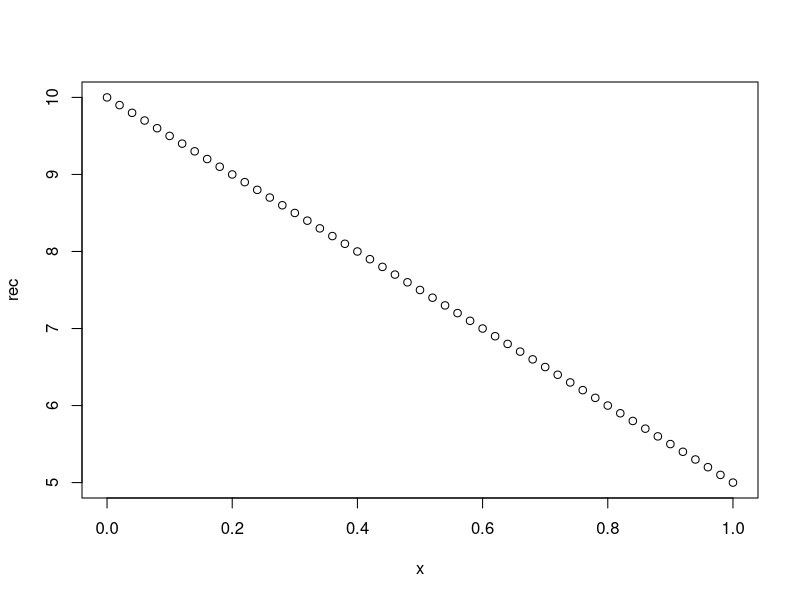
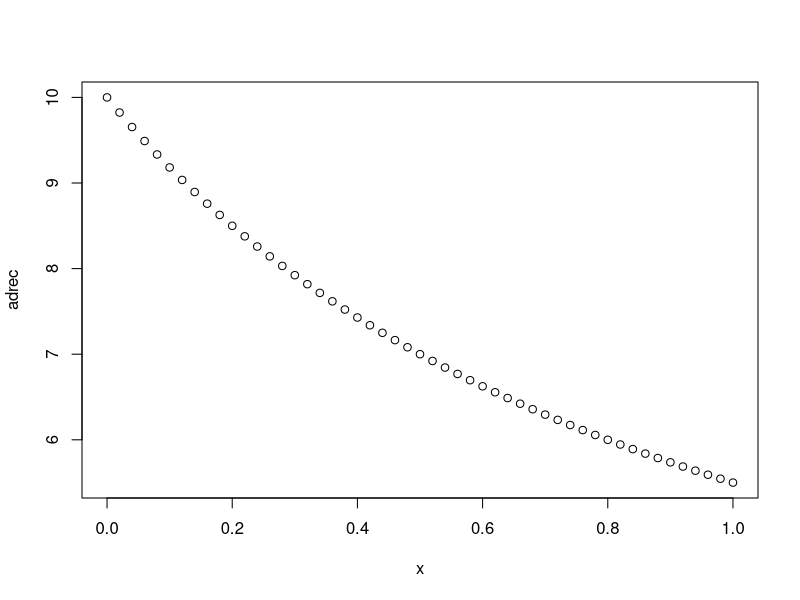

These charts were generated, in order, by the following R code: (Note: this script raises an error after producing the figures.)
#Code to simulate an individual-based wolf population. Since the number of packs 
#is estimated by POM, I will start with the number of packs on the landscape. 
#Using the mean pack size I will determine the number of indivudals that make up 
#each pack. This code was adapted from Josh Nowak's code. 
#############################################################################################


#First I need to create a starting IB wolf population where indiviudals are 
#characterized by individual ID, pack ID, sex, and stage (Breeder or Non-breeder). 
#######################################
require(dplyr)
require(tidyr)

#Number of packs
n.packs<-20

#Determine pack size from mean pack size. Could also use negative binomial or 
#lognormal
pack.size<-rpois(n.packs, 5.5)

#Fix the cases where there are less than 2 individuals per pack
pack.size[pack.size<2]<-2

#Determine sex of the individuals in each pack and assign pack id number
wolf.pop<-bind_rows(lapply(1:n.packs, function(i){
  data.frame(sex=c(rep("F", floor(pack.size[i]/2)), 
                   rep("M", ceiling(pack.size[i]/2))), pack=i, stringsAsFactors=F)
}))

#Add individual id and choose breeders by sex and pack
wolf.pop<- wolf.pop %>% mutate(id=1:n()) %>% group_by(pack, sex) %>% 
  mutate(stage = rmultinom(1, size=1, prob=rep(1/n(), n()))[,])
wolf.pop$stage[wolf.pop$stage==1]<-"B"
wolf.pop$stage[wolf.pop$stage==0]<-"NB"





#Now that I have the starting wolf population set up the functions I will use to 
#simulate wolf population dynamics
#####################################


#Reproduction function
##########################

#This function produces pups for each specfic pack based on a mean litter size. 
#Eventually I could also make the number of pups born per pack be a function of 
#pack attributes. The function creates a new data frame for the pack pups and 
#then adds it to the wolf population.

reproduction<-function(wolf.pop, litter.size){
  n.pups<-matrix(NA, nrow=length(unique(wolf.pop$pack)), ncol=2)
  colnames(n.pups)<-c("pups", "pack")
  #prob.breed<-rbinom(length(unique(wolf.pop$pack)), 1, prob=0.95)
  for(i in 1:length(unique(wolf.pop$pack))){
    #Determine number of pups using mean litter size and then assign the pack 
    #number
    n.pups[i,1]<-rpois(1, litter.size)
    n.pups[,2]<-unique(wolf.pop$pack)
  }
  
  #Make data frame called pack.pups that repeats the pack id for each pup in the 
  #pack, then assign stage, sex, and id number to each pup. 
  n.pups<-as.data.frame(n.pups)
  pack.pups<-n.pups[rep(row.names(n.pups), n.pups$pups), ] %>% mutate(stage="P") %>% 
    group_by(pack) %>% 
    mutate(sex=ifelse(rbinom(n(), size=1, prob=0.5)==1, "M", "F"))
  pack.pups<-pack.pups %>% ungroup() %>%
    mutate(id=seq(max(wolf.pop$id)+1,length.out=nrow(pack.pups)))
  
  #Get rid of the pups column and add the pups to the wolf population. 
  pack.pups$pups<-NULL
  wolf.pop<-bind_rows(wolf.pop, pack.pups) %>% arrange(pack, stage)
  
  wolf.pop <- ungroup(wolf.pop)
}


#Harvest function
######################

#Harvest function takes the wolf population which will now include adults and pups
#and applys randomly based on proportion of each class in the population plus
#an added vulnerability for pups to be harvested. It also takes the argument
#harvest rate, which for now is just the percentage of the population that is 
#removed. 

harvest<-function(wolf.pop, harv.rate){
  #The probability of being a breeder given you are an adult. This will be used 
  #later to determine the probability of a breeder being harvested. This assumes 
  #that breeders and non breeders have an equal probability of being harvested 
  #conditional on the proportion of breeders in the adult population.
  prob.breed<-length(wolf.pop$stage[wolf.pop$stage=="B"])/
    length(wolf.pop$stage[wolf.pop$stage!="P"])
  
  #The probability of harvesting a pup is determined by the propotion of pups in 
  #the population and a stupidity factor. Right now the stupidity factor is a 
  #constant 0.10. 
  prob.pup<-length(wolf.pop$stage[wolf.pop$stage=="P"])/
    nrow(wolf.pop) + 0.10
  
  #Harvest rate for any one stage depends on thier frequency in the population 
  #and total harvest rate. As stated above, pups have an additional stupidity
  #factor. 
  prob.harv.pup<-prob.pup*harv.rate
  prob.harv.nb<-(1-prob.pup)*(1-prob.breed)*harv.rate
  prob.harv.b<-(1-prob.pup)*prob.breed*harv.rate
  
  
  #This is making harvest probabilistic, for right now I want total control, but 
  #to randomly select which individuals get harvested. 
  
  wolf.pop<-wolf.pop %>% group_by(stage) %>% 
    mutate(harvest=rbinom(n(), size=1, 
                          prob=ifelse(wolf.pop$stage=="P", 
                                      prob.harv.pup, 
                                      ifelse(wolf.pop$stage=="NB",
                                             prob.harv.nb, prob.harv.b))))
  
}



#Transition and recruitment
#####################################


recruit<-function(wolf.pop){
  
  wolf.packs<-wolf.pop %>% gather(pack, id)
  
    
    
    array(NA, dim=c(1, ncol(wolf.pop), length(unique(wolf.pop$pack))))
  for(i in 1:nrow(wolf.pop)){
    for(j in 1:ncol(wolf.pop)){
      for(k in 1:unique(length(wolf.pop$pack))){
        packs[,,k]<- wolf.pop %>% filter(pack==wolf.pop$pack[,,i])
      }
    }
  }
  
}








##### I have no idea what this is ####

x<-seq(0,1, by=0.02)
m<-5
b<-10
rec<--m*x+b
plot(x, rec)

a<-10
adrec<-(a+x)/(x+1)
plot(x, adrec)

for(t in 2:Time){
  N.ad[t]<-round(N.ad[t-1]*(S.ad-(1-prob.harv.pups[t-1])*HC))+
    round(N.pups[t-1]*(S.pups-prob.harv.pups[t-1]*HC))
  N.pups[t]<-round(packs*l)
  N.breed[t]<-packs*2
  N.help[t]<-N.ad[t]-N.breed[t]
  prob.harv.pups[t]<-N.pups[t-1]/(N.ad[t-1]+N.pups[t-1])+0.25
  Pb[t]<-N.breed[t]/N.ad[t]

}





#### Failed harvest code ####
#wolf.pop<-wolf.pop %>% group_by(stage) %>% 
# mutate(harvest=0)


#wolf.pop$harvest[wolf.pop$stage=="P"][sample.int
#   (length(wolf.pop$stage[wolf.pop$stage=="P"]), 
#   length(wolf.pop$stage[wolf.pop$stage=="P"])*prob.harv.pup, 
#  prob=rep(prob.harv.pup, length(wolf.pop$stage[wolf.pop$stage=="P"])))]<-1
#wolf.pop$harvest[wolf.pop$stage=="NB"][sample.int
#   (length(wolf.pop$stage[wolf.pop$stage=="NB"]), 
#   length(wolf.pop$stage[wolf.pop$stage=="NB"])*prob.harv.nb, 
#  prob=rep(prob.harv.nb, length(wolf.pop$stage[wolf.pop$stage=="NB"])))]<-1
#wolf.pop$harvest[wolf.pop$stage=="B"][sample.int
#   (length(wolf.pop$stage[wolf.pop$stage=="B"]), 
#   length(wolf.pop$stage[wolf.pop$stage=="B"])*prob.harv.b, 
#  prob=rep(prob.harv.b, length(wolf.pop$stage[wolf.pop$stage=="B"])))]<-1







#### Josh's code ####

###########################################################L
#Simulate an individual-based wolf population: Josh's code
##########################################################L
require(dplyr)
#  Number of individuals and packs known, pack size unknown

#  Number of individuals
nind <- 100

#  Number of packs
npacks <- 10

#  Expected mean pack size 
nind/npacks

#  Create a data.frame to hold all of the individuals and their attributes
#  Then assign each animal to a pack
#  Then assign sex with equal probability of M and F
#  Then choose breeder status if both sexes occur in the same pack
df <- data.frame(id = 1:nind) %>%
  mutate(pack = sample(1:npacks, nind, replace = T),
         sex = sample(c("M", "F"), n(), replace = T)) %>%
  group_by(pack, sex) %>%
  mutate(breeder = rmultinom(1, size = 1, prob = rep(1/n(), n()))) %>%
  #  Fix the cases where only one sex occurs in a pack
  group_by(pack) %>%
  mutate(breeder = replace(breeder, length(unique(sex)) < 2, 0),
         breeder = as.logical(breeder))

#  Pack sizes - increase npacks to reduce?  
#  Or build a recursive function that describes the probability of pack 
#   membership as a function of existing packs on the landscape and current pack membership
table(df$pack)		

#  View one pack, the third just cuz
p3 <- filter(df, pack == 3)
print(p3)

#  Summarize pack composition
table(p3$sex, p3$breeder)

#  Table breeder status by sex
table(df$sex, df$breeder)

#####################################################L




#One biological argument would suggest that we should begin with 100 individuals and create pairs of breeders.  OTOH, if the population has been going for a while then we can put a number of packs on the ground, populate the packs with a mean number of individuals and then assign two of the animals breeder status.  Something like....

######################################################L
npacks <- 10

#  Grow packs by mean pack size, negative binomial or lognormal would also work,
#   I am being a little lazy
pack_size <- rpois(npacks, 6)

#  Fake truncation so pack has at least two members
pack_size[pack_size < 2] <- 2

#  Populate each pack
df <- bind_rows(lapply(1:npacks, function(i){ 
  #  I assigned sex a different way here, it will make sex ratio within a pack
  #  nearly equal, use the other method for random assignment, but beware the 
  #  pack that is all one sex...I would start by assign the first 2 members 
  #  deterministically and then assign the remainder stochastically
  
  data.frame(sex = c(rep("F", floor(pack_size[i]/2)), 
                     rep("M", ceiling(pack_size[i]/2))),
             pack = i, stringsAsFactors = F) 
  
}))

#  Add individual id and then choose breeder by sex and pack 
df <- df %>% 
  mutate(id = 1:n()) %>%
  group_by(pack, sex) %>%
  mutate(breeder = rmultinom(1, size = 1, prob = rep(1/n(), n())))

#  Emphasizing the equal sex ratio comment
table(df$pack, df$sex)

#  Pack sizes
table(df$pack)

#  2 breeders in each pack
tapply(df$breeder, df$pack, function(x) sum(x) == 2)	
###############################################################L













#### No idea what this is again ####


x<-seq(0,1, by=0.02)
m<-5
b<-10
rec<--m*x+b
plot(x, rec)

a<-10
adrec<-(a+x)/(x+1)
plot(x, adrec)


#Time is the number of years
Time<-10

#N.breed is the number of breeders, N.help is the number of helpers, 
  #and N.pups is the number of pups. N.ad is the total number of adults. 
N.ad<-rep(NA, Time, by=1)
N.pups<-rep(NA, Time, by=1)
packs<-10
l<-5
S.ad<-0.85
S.pups<-0.6


N.ad[1]<-50
N.pups[1]<-50
N.breed[1]<-packs*2
N.help<-N.ad-N.breed
Pb<-N.breed/N.ad
prob.harv.pups<-N.pups/(N.ad+N.pups) + 0.25
HC<-0.3
  
  
for(t in 2:Time){
  N.ad[t]<-round(N.ad[t-1]*(S.ad-(1-prob.harv.pups[t-1])*HC))+
    round(N.pups[t-1]*(S.pups-prob.harv.pups[t-1]*HC))
  N.pups[t]<-round(packs*l)
  N.breed[t]<-packs*2
  N.help[t]<-N.ad[t]-N.breed[t]
  prob.harv.pups[t]<-N.pups[t-1]/(N.ad[t-1]+N.pups[t-1])+0.25
  Pb[t]<-N.breed[t]/N.ad[t]
  
}

